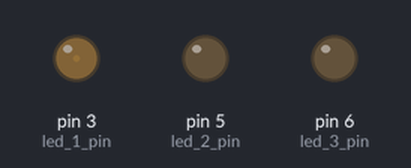
A sketch run on a simulated Arduino Uno, built with avr-gcc and run on an emulated ATmega328P. On the bench: output pins drawn as LEDs (lit = HIGH).

Above: at 0.05 s.
At 1.0 s:
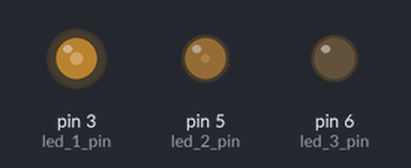
At 1.5 s:
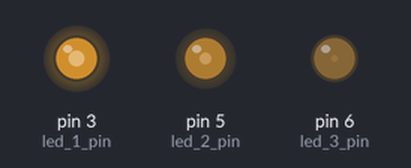
At 2.0 s:
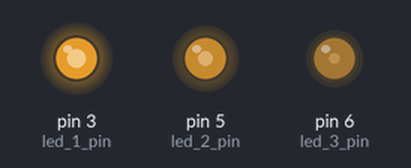
At 2.95 s:
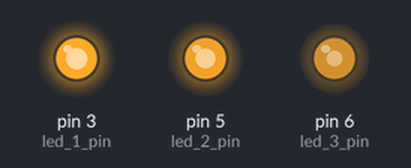
At 3.95 s:
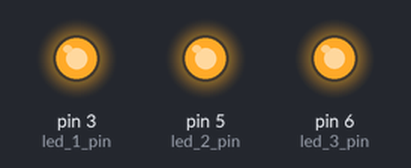
Timing chart, 0 to 9.1 s (numbered marks = the images above):
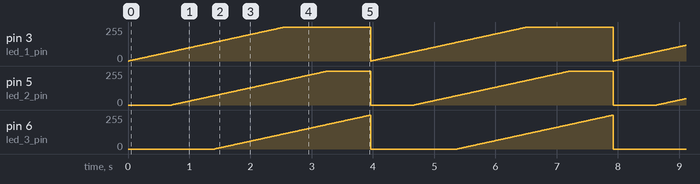

Measured:
- by itself, pin 3 (led_1_pin), pin 5 (led_2_pin): ramps from 0/255 to 255/255 and jumps back, once every 4.0 s
- by itself, pin 6 (led_3_pin): ramps from 0/255 to 254/255 and jumps back, once every 4.0 s

The sketch:

analogwrite1.ino
```cpp
// C++ code
//
const int led_1_pin = 3;
const int led_2_pin = 5;
const int led_3_pin = 6;
void setup()
{
  Serial.begin(9600);
  pinMode(led_1_pin, OUTPUT);
  pinMode(led_2_pin, OUTPUT);
  pinMode(led_3_pin, OUTPUT);
}

void loop()
{
  //Stores th PƯM duty cylces
  int bright1;
  int bright2;
  int bright3;

  // Increases LED bright at different time
  for(int i = 0; i < 395; i++)
  {
    bright1 = i;
    bright2 = i - 70;
    bright3 = i -140;

    //limit bright ti between from 0 to 255

    if(bright1 < 0)
    {
      bright1 = 0;
    }else if( bright1 > 255)
    {
      bright1 = 255;
    }

     if(bright2 < 0)
    {
      bright2 = 0;
    }else if( bright2 > 255)
    {
      bright2 = 255;
    }

     if(bright3 < 0)
    {
      bright3 = 0;
    }else if( bright3 > 255)
    {
      bright3 = 255;
    }

   //set led bright levels
    analogWrite(led_1_pin, bright1);
    analogWrite(led_2_pin, bright2);
    analogWrite(led_3_pin, bright3);
    delay(10);
  }

}
```
